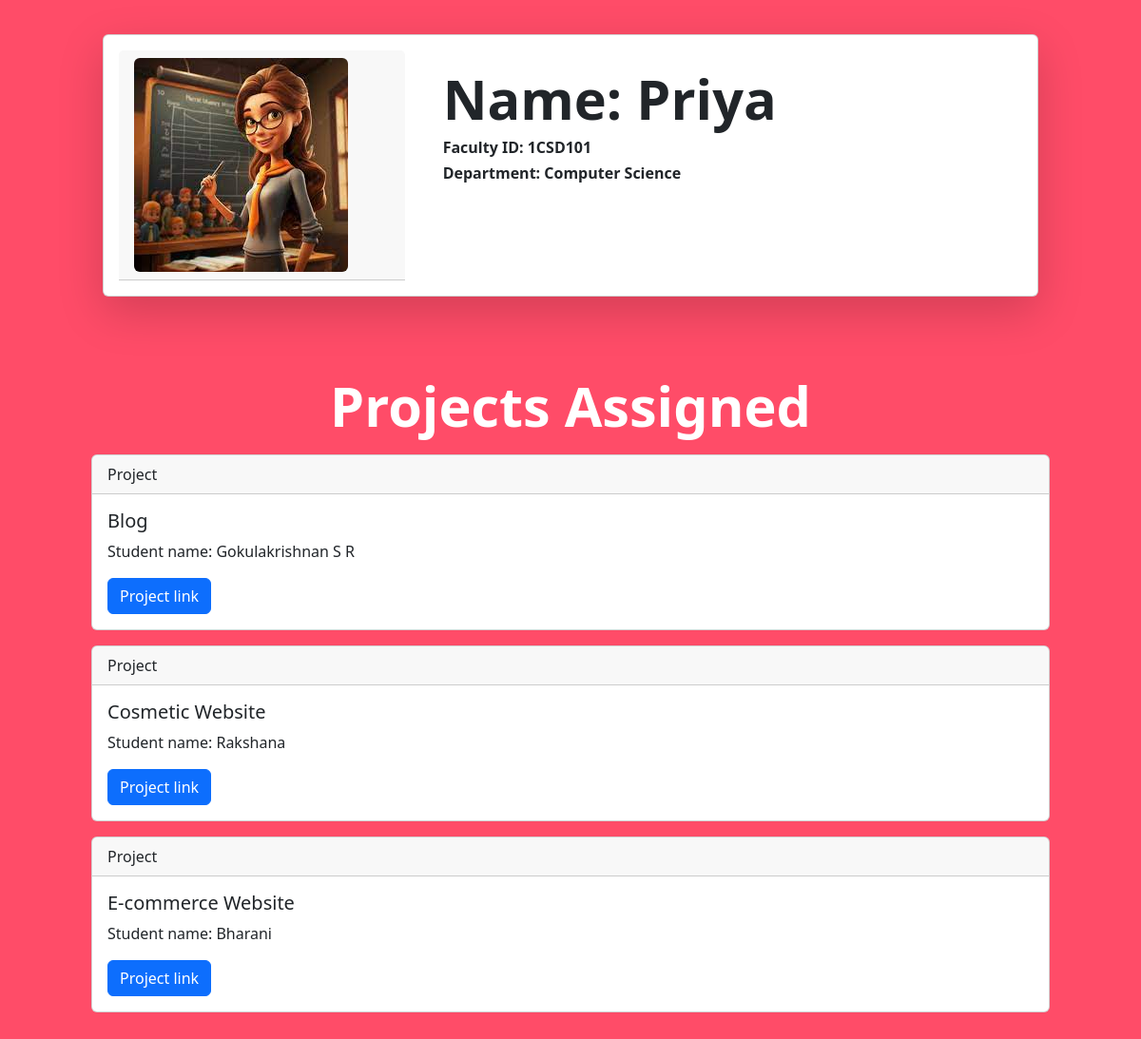
The app's page /faculty/1/ with its own data.
### pms/models.py (models this page shows, shortened)
class Faculty(models.Model):
    name = models.CharField(max_length=100)
    faculty_id = models.CharField(max_length=10)
    image = models.ImageField(upload_to="faculty_images/")
    department = models.CharField(max_length=100)

class Project(models.Model):
    title = models.CharField(max_length=200)
    description = models.TextField()
    student = models.ForeignKey(Student, on_delete=models.CASCADE)
    faculty = models.ForeignKey(Faculty, on_delete=models.CASCADE)
    completed = models.BooleanField(default=False)

class Student(models.Model):
    name = models.CharField(max_length=100)
    student_id = models.CharField(max_length=10)
    image = models.ImageField(upload_to="student_images/")
    program = models.CharField(max_length=100)
    department = models.CharField(max_length=100)

### pms/views.py (the view)
# urls.py: path("faculty/<int:pk>/", views.FacultyView.as_view(), name='facutly-detail'),
class FacultyView(View):
    def get(self, request, pk):
        faculty = get_object_or_404(Faculty, pk=pk)
        projects = faculty.project_set.all()
        context = {
            "faculty": faculty,
            "projects": projects
        }
        return render(request, 'pms/faculty.html', context)

### pms/templates/pms/faculty.html (shortened to what this page needs)
{% extends 'base.html' %}
{% load static %}
{% block content %}
<section id="faculty" style="padding: 3% 8%;">
    <div class="container-fluid">
        <div class="card shadow-lg p-3 ">
            <div class="row">
                <div class="col-lg-4 col-md-4">
                    <div class="card-header">
                        <img src="{{ faculty.image.url }}" class="img-fluid rounded">
                    </div>
                </div>
                <div class="col-lg-8 col-md-8">
                    <div class="card-body">
                        <h1>Name: {{faculty.name}}</h1>
                        <h6 class="author-name">Faculty ID: {{faculty.faculty_id}}</h6>
                        <h6 class="author-name">Department: {{faculty.department}}</h6>
                    </div>
                </div>
            </div>
        </div>
    </div>
</section>
<section id="project" style="padding: 3% 8%;">
    <h1 style="color: #fff; text-align: center; line-height: 1.5;">Projects Assigned</h1>
    {% for project in projects %}
    <div class="card mb-3">
        <div class="card-header">
            Project
        </div>
        <div class="card-body">
            <h5 class="card-title">{{ project.title }}</h5>
            <p class="card-text">Student name: {{project.student.name}}</p>
            <a href="{% url 'project_detail' project.id %}" class="btn btn-primary">Project link</a>
        </div>
    </div>
    {% endfor %}
</section>
{% endblock %}

### pms/templates/pms/faculty.html (style rules this page uses)
body { background-color: #ff4c68; }
h1 { font-weight: 800; font-size: 3.6rem; }
h6 { font-weight: 700; }

### records on screen
Faculty: image (picture), name "Priya", faculty_id "1CSD101", department "Computer Science"
Project: title "Blog", student.name "Gokulakrishnan S R"
Project: title "Cosmetic Website", student.name "Rakshana"
Project: title "E-commerce Website", student.name "Bharani"
